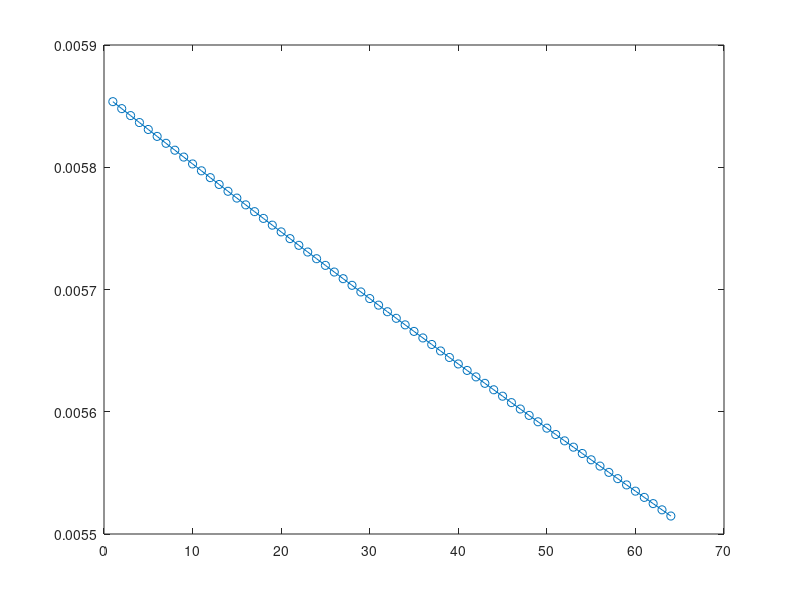

The MATLAB script that drew this image:
clear all;
close all;

clear all;
Fs= 1e6; % częstotliwość próbkowania w Hz
fftSize=1024;%rozmiar prefiksu wyrażony w próbkach
%TODO 1: Sporządź wykres wyrażonej w Mbit/s szybkości transmisji sygnału OFDM w funkcji długości prefiksu cyklicznego.
%		 Przyjmij, ze częstotliwość próbkowania w nadajniku oraz rozmiar fft pozostaje bez zmian.
%		 Długość prefiksu cyklicznego zmienia się od 1 do 64 próbek 
cpLengths=1:64;
bitRate=(log2(64)*Fs)./(fftSize+cpLengths)/1e6;
figure;
plot(cpLengths,bitRate,'-o');
